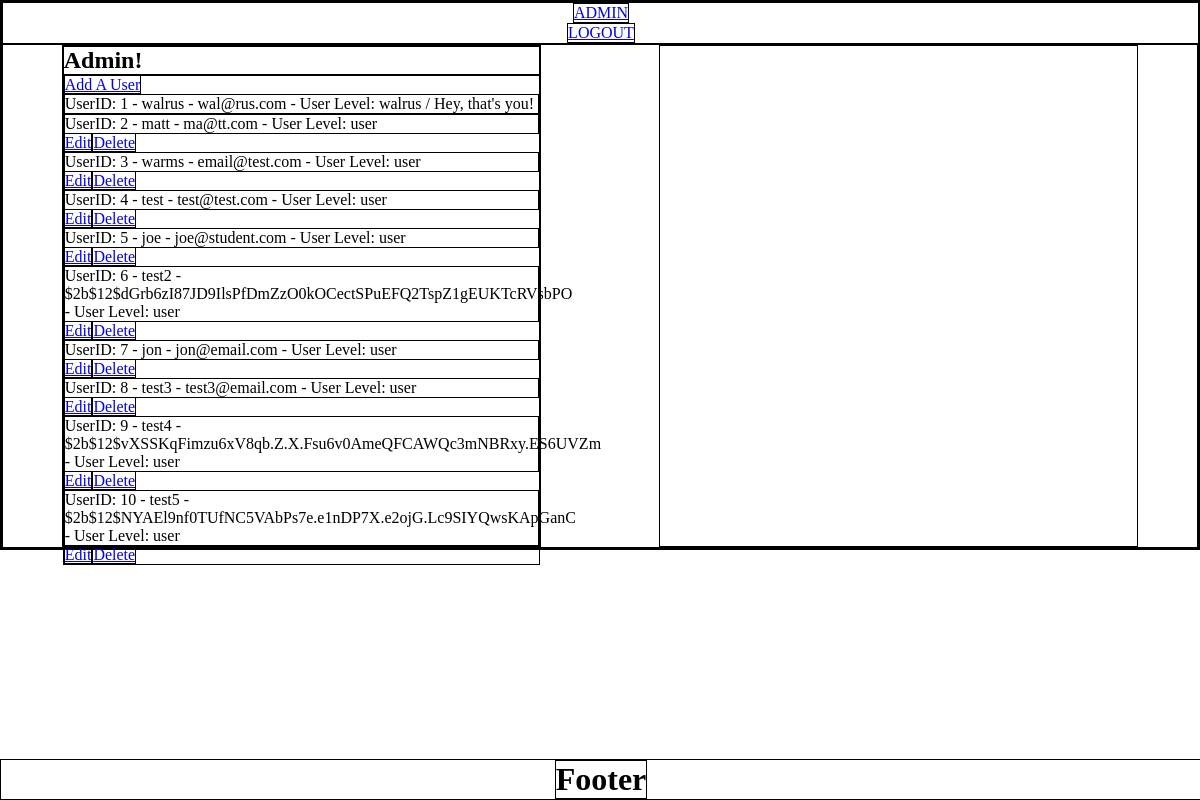
Page /admin (signed in) on the earlier database version.
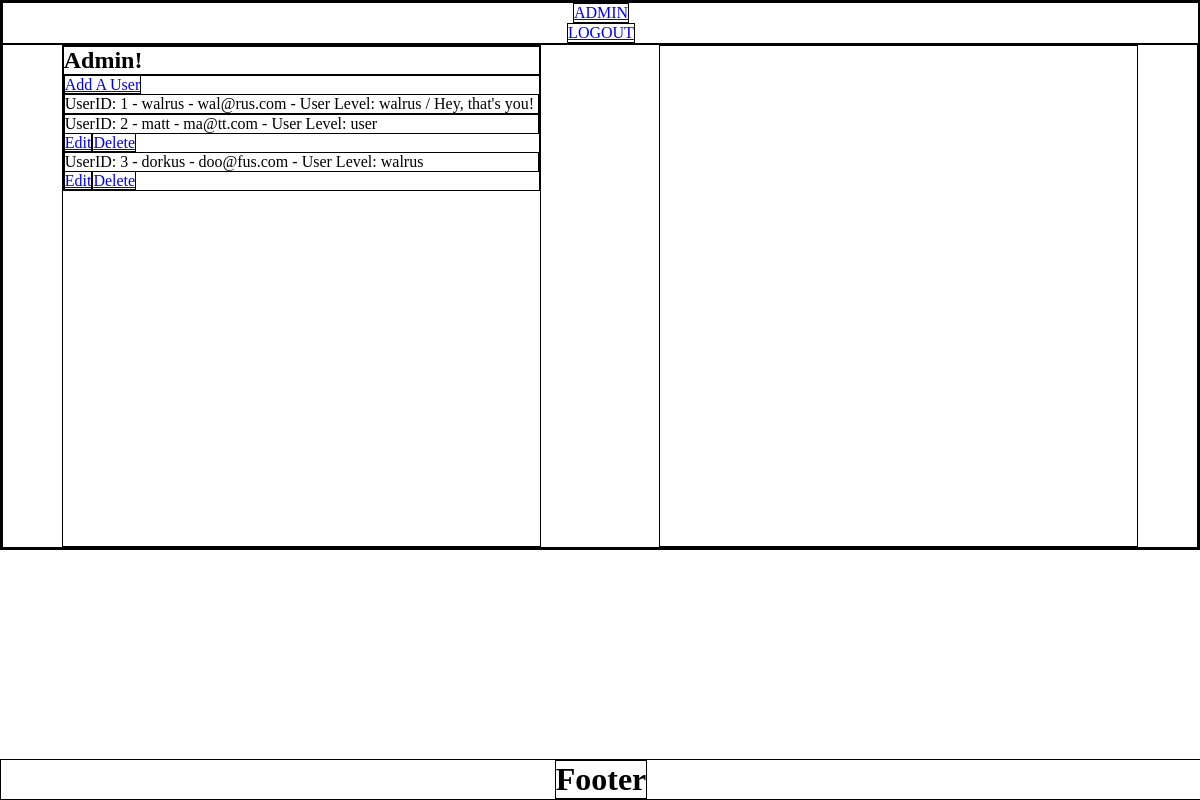
Same page on the later database version.
### app/models.py (models this page shows, shortened)
class User(UserMixin, Model):
    username = CharField(unique=True)
    email = CharField(unique=True, max_length=256)
    password = CharField(max_length=128)
    avatar = BlobField(default="default.png")
    city = CharField()
    state = CharField()
    zip = CharField()
    user_level = CharField(default="user")
    class Meta:
        database = DATABASE

### app/routes.py (the view)
@app.route('/admin')
@login_required
def admin():
    if current_user.user_level != "walrus":
        flash("Not authorized to access this page", "error")
        return redirect(url_for('index'))
    users = models.User.select()
    return render_template('admin.html', users=users)

### app/__init__.py (called while the page is built)
@login_manager.user_loader
def load_user(userid):
    try:
        return User.get(User.id == userid)
    except DoesNotExist:
        return None

@app.before_request
def before_request():
    g.db = DATABASE
    g.db.connect()
    g.user = current_user

@app.after_request
def after_request(response):
    g.db.close()
    return response

### app/templates/admin.html (shortened to what this page needs)
{% extends "layout.html" %}
{% block sidebar %}
<h2>Admin!</h2>
    <div class="user-wrapper">
        <a href="/admin/add_user">Add A User</a>
        {% for user in users %}
        {% if user.user_level == "walrus" %}
            {% if user == current_user %}
            <p class="current_admin">UserID: {{user.id }} - {{ user.username }} - {{ user.email}} - User Level: {{ user.user_level }} / Hey, that's you!</p>
            {% else %}
            <p class="admin">UserID: {{user.id }} - {{ user.username }} - {{ user.email}} - User Level: {{ user.user_level }}</p>
            <a href="{{ url_for('admin_edit_user', id=user.id) }}">Edit</a><a href="{{ url_for('delete_user', id=user.id) }}" class="delete_button">Delete</a>
            {%endif%}
        {% endif %}
        {% if user.user_level != "walrus" %}
        <p>UserID: {{user.id }} - {{ user.username }} - {{ user.email}} - User Level: {{ user.user_level }}</p>
        <a href="{{ url_for('admin_edit_user', id=user.id) }}">Edit</a><a href="{{ url_for('delete_user', id=user.id) }}" class="delete_button">Delete</a>
        {% endif %}
        {% endfor %}
    </div>
{% endblock %}

### app/templates/layout.html (shortened to what this page needs)
<!DOCTYPE html>
<html lang="en">
<head>
    <link rel=stylesheet type=text/css href="{{ url_for('static', filename='css/styles.css') }}">
</head>
<body>
    <header>
        {% include '/header.html' %}
    </header>
    <main>
        <div class="sidebar">
            {% block sidebar %}
            {% endblock %}
        </div>
        <div class="main-content">
        </div>
    </main>
    <footer>
        {% include '/footer.html' %}
    </footer>
</body>
</html>

### app/templates/header.html (shortened to what this page needs)
{% block header %}
{% if g.user.is_authenticated %}
<a  href="/logout">LOGOUT</a>
{% else %}
<a  href="/login">LOGIN</a>
{% endif %}
{% if g.user.user_level == "walrus" %}
<a href="/admin">ADMIN</a>
{% endif %}
{% endblock %}

### app/templates/footer.html
{% block footer %}
<h1>Footer</h1>
{% endblock %}

### app/static/css/styles.css (style rules this page uses)
* { margin: 0 auto; padding: 0; border: 1px solid black; }
main { display: flex; align-items: center; }
header { height: auto; width: 100%; display: flex; flex-direction: column-reverse; justify-content: center; }
footer { position: fixed; display: flex; flex-direction: column-reverse; width: 100%; left: 0; bottom: 0; margin: 0 auto; }
.sidebar, .main-content { height: 500px; width: 40%; }

Differences in the rows shown:
removed User: id "4", username "test", email "test@test.com", user_level "user"
removed User: id "5", username "joe", email "joe@student.com", user_level "user"
removed User: id "6", username "test2", email "$2b$12$dGrb6zI87JD9IlsPfDmZzO0kOCectSPuEFQ2TspZ1gEUKTcRVsbPO", user_level "user"
removed User: id "7", username "jon", email "jon@email.com", user_level "user"
removed User: id "8", username "test3", email "test3@email.com", user_level "user"
removed User: id "9", username "test4", email "$2b$12$vXSSKqFimzu6xV8qb.Z.X.Fsu6v0AmeQFCAWQc3mNBRxy.ES6UVZm", user_level "user"
removed User: id "10", username "test5", email "$2b$12$NYAEl9nf0TUfNC5VAbPs7e.e1nDP7X.e2ojG.Lc9SIYQwsKApGanC", user_level "user"
changed User id 3: username "warms" → "dorkus"; email "email@test.com" → "doo@fus.com"; user_level "user" → "walrus"
